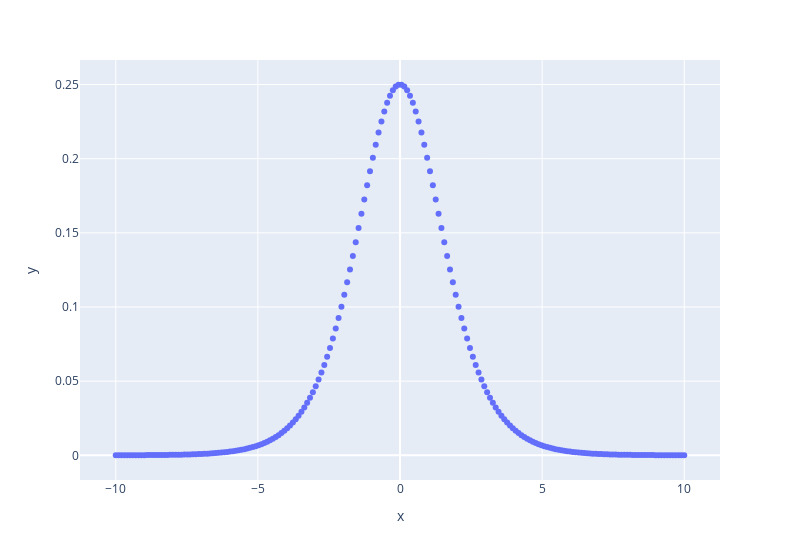

Notebook code cell kept with this figure:
### Code cell
y_ = np.array([dev_sigmoid(v) for v in x])
px.scatter(x=x, y=y_, width=800)

### Figure 1 — Plotly figure (JSON) as saved in the notebook; plotly's stock layout.template omitted (floating-point values rounded to 4 significant figures; data arrays with more than 128 entries replaced by an {"elided": "..."} marker saying what was removed)
{"data": [{"hovertemplate": "x=%{x}<br>y=%{y}<extra></extra>", "legendgroup": "", "marker": {"color": "#636efa", "symbol": "circle"}, "mode": "markers", "name": "", "orientation": "v", "showlegend": false, "type": "scatter", "x": {"elided": "200 float values"}, "xaxis": "x", "y": {"elided": "200 float values"}, "yaxis": "y"}], "layout": {"legend": {"tracegroupgap": 0}, "margin": {"t": 60}, "width": 800, "xaxis": {"anchor": "y", "domain": [0, 1], "title": {"text": "x"}}, "yaxis": {"anchor": "x", "domain": [0, 1], "title": {"text": "y"}}}}
